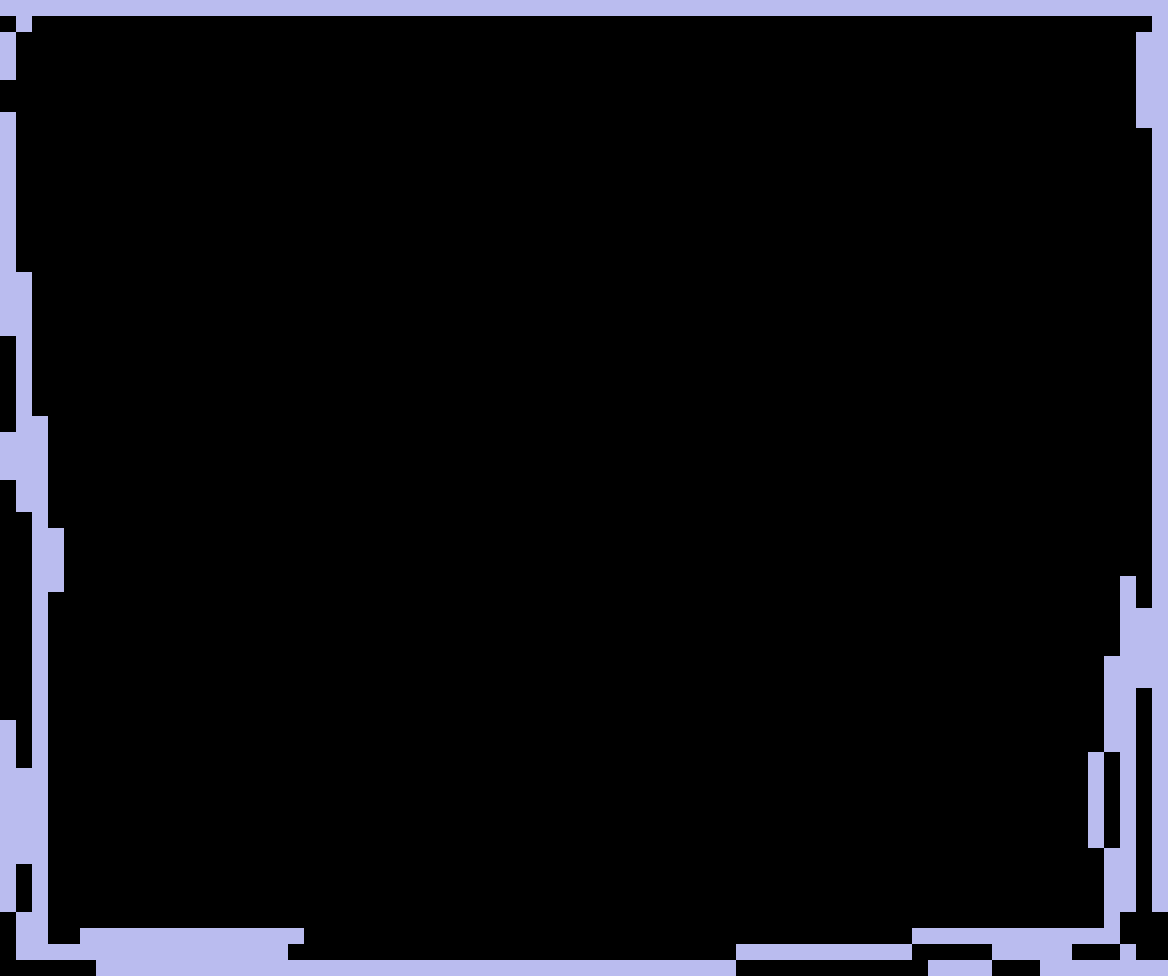

Below is a game level as drawn by its tile map, then a one-line description and the .tmx that defines it (tile-layer data replaced by summaries):
An orthogonal 73x61 tile map with 16x16 px tiles, 5 tile layers (Back, Buildings, Front, AlwaysFront, ...).

<map version="1.10" tiledversion="1.11.0" orientation="orthogonal" renderorder="right-down" width="73" height="61" tilewidth="16" tileheight="16" infinite="0" nextlayerid="10" nextobjectid="9">
 <properties>
  <property name="DefaultWarpLocation" value="28 16" />
 </properties>
 <tileset firstgid="1" name="z_tiles" tilewidth="16" tileheight="16" tilecount="2128" columns="56">
  <image source="tiles.png" width="906" height="622" />
  <tile id="498">
   <animation>
    <frame tileid="498" duration="140" />
    <frame tileid="499" duration="140" />
    <frame tileid="500" duration="180" />
    <frame tileid="499" duration="140" />
   </animation>
  </tile>
 </tileset>
 <layer id="3" name="Back" width="73" height="61">
  <data>[4453 cells, 384 non-empty, 1 distinct tile ids]</data>
 </layer>
 <layer id="4" name="Buildings" width="73" height="61">
  <data>[4453 cells, 0 non-empty, 0 distinct tile ids]</data>
 </layer>
 <objectgroup id="8" name="Buildings" />
 <objectgroup id="9" name="Back" />
 <layer id="5" name="Front" width="73" height="61">
  <data>[4453 cells, 0 non-empty, 0 distinct tile ids]</data>
 </layer>
 <layer id="6" name="AlwaysFront" width="73" height="61">
  <data>[4453 cells, 0 non-empty, 0 distinct tile ids]</data>
 </layer>
 <layer id="7" name="Paths" width="73" height="61">
  <data>[4453 cells, 0 non-empty, 0 distinct tile ids]</data>
 </layer>
</map>
